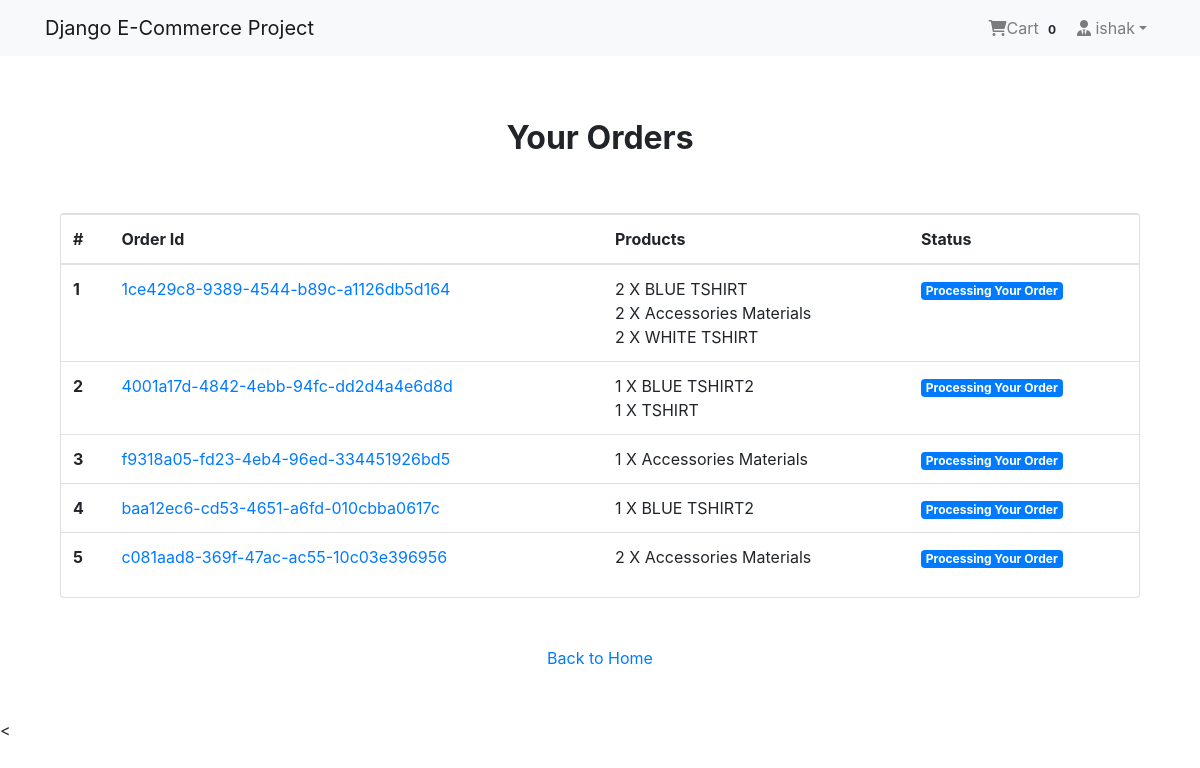
/payment/orders/ (signed in), run on the app's committed database.
### App_Login/models.py (models this page shows, shortened)
class User(AbstractBaseUser,PermissionsMixin):
    email=models.EmailField(unique=True,null=False)
    is_staff=models.BooleanField(
        ugettext_lazy('staff status'),
        default=False,
        help_text=ugettext_lazy('Designates whether the user can log in this site')
    )
    is_active=models.BooleanField(
        ugettext_lazy('active'),
        default=True,
        help_text=ugettext_lazy('Designates whether this user should be treated as active. Unselected this instead of deleting accounts ')
    )
    USERNAME_FIELD='email'
    objects=MyUserManager()

class Profile(models.Model):
    user=models.OneToOneField(User,on_delete=models.CASCADE,related_name='profile')
    username=models.CharField(max_length=50,blank=True)
    full_name=models.CharField(max_length=264,blank=True)
    address1=models.TextField(max_length=300,blank=True)
    city=models.CharField(max_length=40,blank=True)
    zipcode=models.CharField(max_length=10,blank=True)
    country=models.CharField(max_length=50,blank=50)
    phone=models.CharField(max_length=20,blank=True)
    date_joined=models.DateTimeField(auto_now_add=True)

### App_Order/models.py (models this page shows, shortened)
class Order(models.Model):
    orderitems=models.ManyToManyField(Cart)
    user=models.ForeignKey(settings.AUTH_USER_MODEL,on_delete=models.CASCADE)
    ordered=models.BooleanField(default=False)
    created=models.DateTimeField(auto_now_add=True)
    paymentId=models.CharField(max_length=250,blank=True,null=True)
    orderId=models.CharField(max_length=200,blank=True,null=True)

class Cart(models.Model):
    user=models.ForeignKey(settings.AUTH_USER_MODEL,on_delete=models.CASCADE,related_name='cart')
    item=models.ForeignKey(Product,on_delete=models.CASCADE)
    quantity=models.IntegerField(default=1)
    purchased=models.BooleanField(default=False)
    created=models.DateTimeField(auto_now_add=True)
    updated=models.DateTimeField(auto_now=True)
    def __str__(self):
        return f'{self.quantity} X {self.item}'

### App_Shop/models.py (models this page shows)
class Product(models.Model):
    mainimage=models.ImageField(upload_to='Products')
    name=models.CharField(max_length=267)
    category=models.ForeignKey(Category,on_delete=models.CASCADE,related_name='category')
    preview_text=models.TextField(max_length=200,verbose_name='Preview Text')
    detail_text=models.TextField(max_length=1000,verbose_name="Description")
    price=models.FloatField()
    old_price=models.FloatField(default=0.00)
    created=models.DateTimeField(auto_now_add=True)
    def __str__(self):
        return self.name
    class Meta:
        ordering=['-created', ]

### App_Payment/views.py (the view)
# urls.py: path('orders/',views.order_view,name="orders"),
@login_required
def order_view(request):
    try:
        orders=Order.objects.filter(user=request.user,ordered=True)
        context={"orders":orders}
    except:
        messages.warning(request,"You don't have an Active Order")
        return redirect("App_Shop:home")
    return render(request,"App_Payment/order.html",context={"orders":orders})

### App_Order/templatetags/cart_tag.py (called while the page is built)
@register.filter
def cart_total(user):
    order=Order.objects.filter(user=user,ordered=False)
    if order.exists():
        return order[0].orderitems.count()
    else:
        return 0

### templates/App_Payment/order.html
{% extends 'base.html' %}
{% block body_block %}
<div class="container mt-5">
    <h2 class="text-center"><strong>Your Orders</strong> </h2>
     <div class="row">
        <div class="col-md-12">
            <div class="card mt-5" style="height:auto">
                <div class="table-responsive">
                    <table class="table">
                        <thead>
                            <tr>
                                <th scope="col">#</th>
                                <th scope="col">Order Id</th>
                                <th scope="col">Products</th>
                                <th scope="col">Status</th>
                            </tr>
                        </thead>
                        <tbody>
                            {%for order in orders%}
                            <tr>
                                <th scope="row">{{forloop.counter}}</th>
                                <td> <a href="#">{{order.orderId}}</a></td>
                                <td> {% for item in order.orderitems.all %} {{item}} <br> {%endfor%} </td>
                                <td> <span class="badge badge-primary"> Processing Your Order</span></td>
                            </tr>
                            {%endfor%}
                        </tbody>
                    </table>
                </div>
            </div>
            <div class="col-md-12 my-5 text-center">
                <a href="{% url 'App_Shop:home'%}">Back to Home</a>
            </div>
        </div>
     </div>
</div>
{% endblock %}

### templates/navbar.html (shortened to what this page needs)
{% load cart_tag%}
<nav class="navbar navbar-expand-lg navbar-light bg-light">
    <div class="container">
        <a class="navbar-brand" href="{% url 'App_Shop:home' %}">Django E-Commerce Project</a>
        <div class="collapse navbar-collapse" id="navbarNav">
            <ul class="navbar-nav ml-auto">
                {% if request.user.is_authenticated %}
                <li class="nav-item">
                    <a href="{% url 'App_Order:cart'%}" class="nav-link">
                        <i class="fa fa-shopping-cart"></i>Cart
                        <span class="badge badge-light">{{ request.user|cart_total }}</span>
                    </a>
                </li>
                <li class="nav-item dropdown">
                    <a class="nav-link dropdown-toggle" href="#" id="navbarDropdown" role="button" data-toggle="dropdown" aria-haspopup="true" aria-expanded="false"><i class="fas fa-user-tie"></i>  {{request.user.profile.username}}</a>
                </li>
                {% else %}
                <li class="nav-item">
                    <a href="{%url 'App_Login:login'%}" class="btn btn-primary">Login</a>
                </li>
                {% endif %}
            </ul>
        </div>
    </div>
</nav>

### templates/base.html (style rules this page uses)
.card { height: 350px; }

### data on the page
User: user|cart_total "0", user.profile.username "ishak"
Order: orderId "1ce429c8-9389-4544-b89c-a1126db5d164"
Cart: quantity+item "2 X BLUE TSHIRT"
Cart: quantity+item "2 X Accessories Materials"
Cart: quantity+item "2 X WHITE TSHIRT"
Order: orderId "4001a17d-4842-4ebb-94fc-dd2d4a4e6d8d"
Cart: quantity+item "1 X BLUE TSHIRT2"
Cart: quantity+item "1 X TSHIRT"
Order: orderId "f9318a05-fd23-4eb4-96ed-334451926bd5"
Cart: quantity+item "1 X Accessories Materials"
Order: orderId "baa12ec6-cd53-4651-a6fd-010cbba0617c"
Cart: quantity+item "1 X BLUE TSHIRT2"
Order: orderId "c081aad8-369f-47ac-ac55-10c03e396956"
Cart: quantity+item "2 X Accessories Materials"
